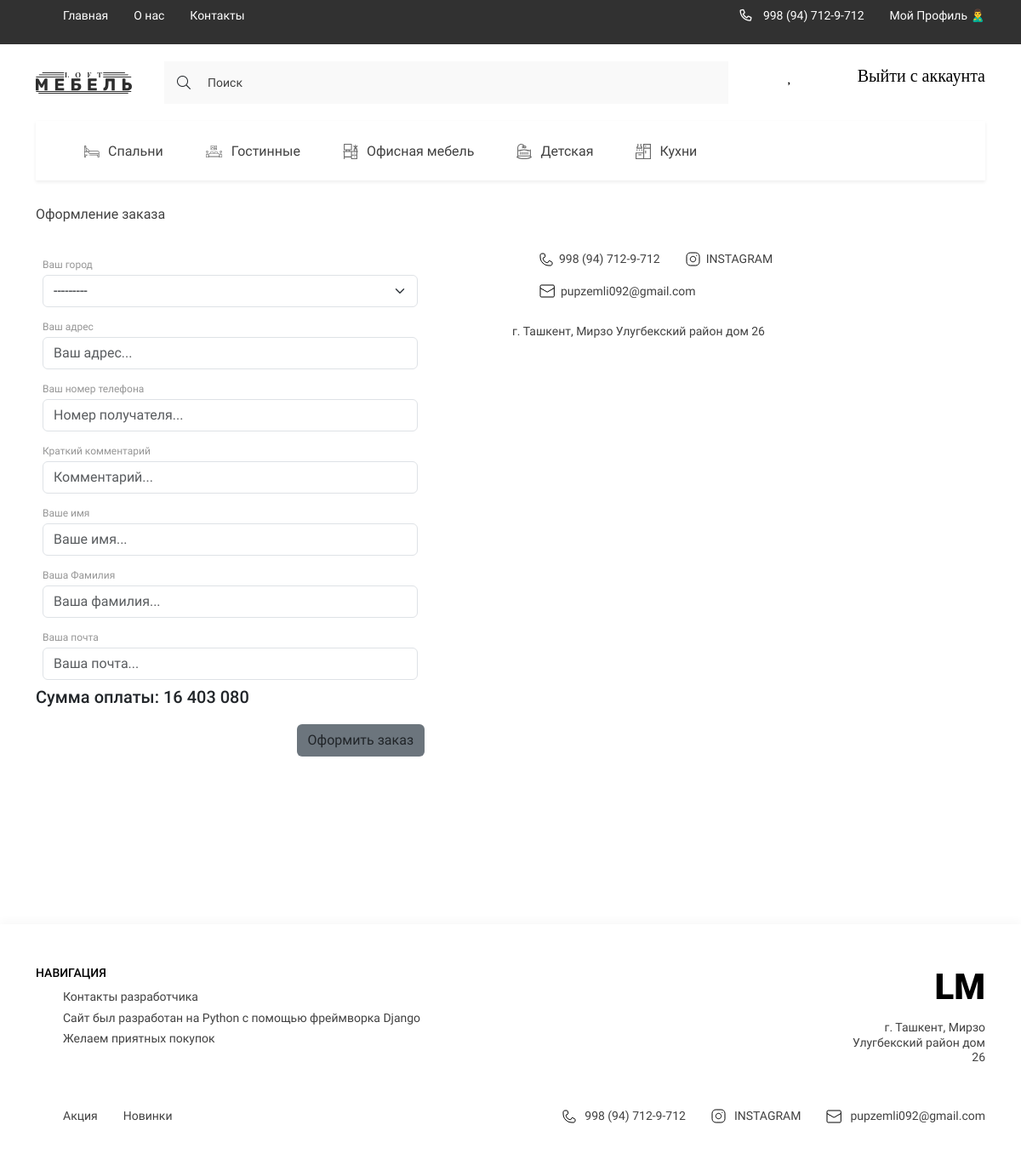
Before: /checkout/ (signed in) with the older database file.
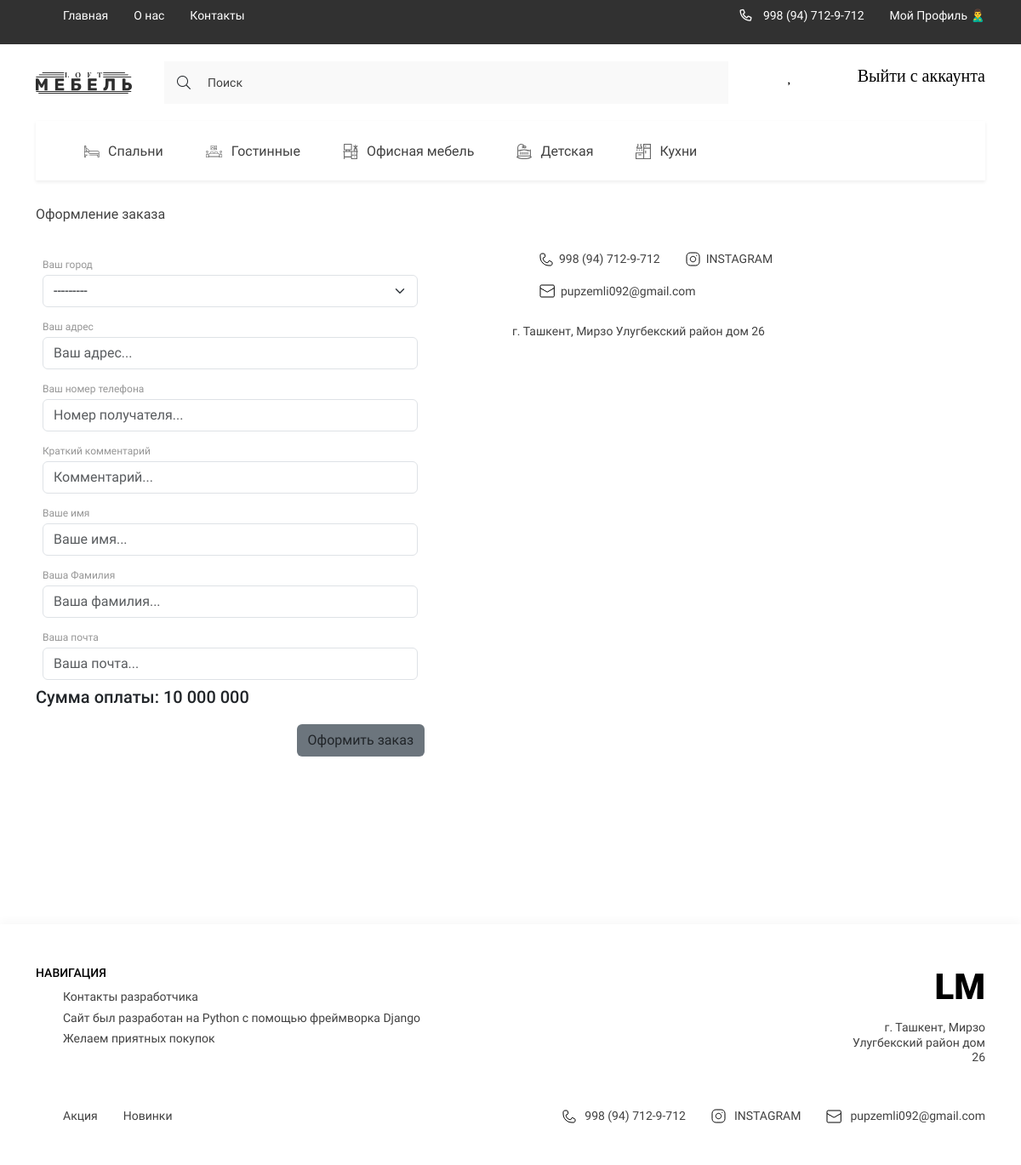
After: the same page with the newer database file.
### digital/models.py (models this page shows, shortened)
class Order(models.Model):
    customer = models.ForeignKey(Customer, on_delete=models.SET_NULL, verbose_name='Покупатель', blank=True, null=True)
    created_at = models.DateTimeField(auto_now_add=True, verbose_name='Дата заказа')
    is_completed = models.BooleanField(default=False)
    shipping = models.BooleanField(default=True, verbose_name='Строка')
    class Meta:
        verbose_name = 'Заказ'
        verbose_name_plural = 'Заказы'
    @property
    def get_cart_total_price(self):
        order_products = self.orderproduct_set.all()
        total_price = sum([product.get_total_price for product in order_products])
        return total_price
    @property
    def get_cart_total_quantity(self):
        order_products = self.orderproduct_set.all()
        total_price = sum([product.quantity for product in order_products])
        return total_price

class OrderProduct(models.Model):
    product = models.ForeignKey(Product, on_delete=models.SET_NULL, null=True)
    order = models.ForeignKey(Order, on_delete=models.SET_NULL, null=True)
    quantity = models.IntegerField(default=0, null=True, blank=True, verbose_name='Кол-во')
    added_at = models.DateTimeField(auto_now_add=True, verbose_name='Дата добавления')
    class Meta:
        verbose_name = 'Заказанный товар'
        verbose_name_plural = 'Заказанный товары'
    @property
    def get_total_price(self):
        total_price = self.product.price * self.quantity
        return total_price

class Product(models.Model):
    title = models.CharField(max_length=250, verbose_name='Название Товара')
    price = models.FloatField(verbose_name='Цена')
    quantity = models.IntegerField(verbose_name='Количество')
    slug = models.SlugField(unique=True, null=True)
    created_at = models.DateTimeField(auto_now_add=True, verbose_name='Дата добавления')
    category = models.ForeignKey(Category, on_delete=models.CASCADE, related_name='products', verbose_name='Категория')
    edited_at = models.DateTimeField(auto_now=True, verbose_name='Дата изменения')
    brand = models.ForeignKey('Brand', on_delete=models.CASCADE, null=True, blank=True)
    color_code = models.TextField(default='#000000', verbose_name='Код цвета', null=True, blank=True)
    color_name = models.TextField(default='Желтый', verbose_name='Цвет', null=True, blank=True)
    description_all = models.TextField(verbose_name='Описание для страницы о товаре', blank=True, null=True)
    class Meta:
        verbose_name = 'Товар'
        verbose_name_plural = 'Товары'

### digital/views.py (the view)
# urls.py: path('checkout/', checkout, name='checkout'),
def checkout(request):
    if request.user.is_authenticated:
        cart_info = get_cart_data(request)
        context = {
            'title': 'Оформить заказ',
            'order': cart_info['order'],
            'items': cart_info['products'],
            'customer_form': CustomerForm(),
            'shipping_form': ShippingForm()
        }
        return render(request, 'digital/checkout.html', context)
    else:
        return redirect('login')

### digital/forms.py
class CustomerForm(forms.ModelForm):
    class Meta:
        model = Customer
        fields = ['first_name', 'last_name', 'email']
        widgets = {
            'first_name': forms.TextInput(attrs={
                'class': 'form-control',
                'placeholder': 'Ваше имя...'
            }),
            'last_name': forms.TextInput(attrs={
                'class': 'form-control',
                'placeholder': 'Ваша фамилия...'
            }),
            'email': forms.EmailInput(attrs={
                'class': 'form-control',
                'placeholder': 'Ваша почта...'
            })
        }

### digital/models.py (called while the page is built)
    def get_absolute_url(self):
        return reverse('category_page', kwargs={'slug': self.slug})

    def get_image_category(self):
        if self.image:
            return self.image.url
        else:
            return '-'

    def __str__(self):
        return self.city_name

### digital/templatetags/digital_tags.py (called while the page is built)
@register.simple_tag()
def get_categories():
    categories = Category.objects.filter(parent=None)
    return categories

@register.simple_tag()
def get_normal_price(price):
    return f'{int(price):_}'.replace('_', ' ')

### digital/templates/digital/checkout.html (shortened to what this page needs)
{% extends 'base.html' %}
{% load static %}
{% load digital_tags %}
{% block main %}
<main class="main">
    <div class="container">
        <section class="contact__section">
            <h1 class="contact__section-title">Оформление заказа</h1>
            <div class="contact__section-content">
                <form action="{% url 'payment' %}" class="contact__section-form" method="post" enctype="multipart/form-data">
                        <div class="input__title p-2">
                            <h2>Ваш город</h2>
                            {{ shipping_form.city }}
                        </div>
                        <div class="input__title p-2">
                            <h2>Ваш адрес</h2>
                            {{ shipping_form.address }}
                        </div>
                        <div class="input__title p-2">
                            <h2>Ваш номер телефона</h2>
                            {{ shipping_form.phone }}
                        </div>
                        <div class="input__title p-2">
                        <h2>Краткий комментарий</h2>
                        {{ shipping_form.comment }}
                        </div>
                        <div class="input__title p-2">
                            <h2>Ваше имя</h2>
                            {{ customer_form.first_name }}
                        </div>
                        <div class="input__title p-2">
                            <h2>Ваша Фамилия</h2>
                            {{ customer_form.last_name }}
                        </div>
                        <div class="input__title p-2">
                            <h2>Ваша почта</h2>
                            {{ customer_form.email }}
                        </div>
                        <div>
                            <h5>Сумма оплаты: {% get_normal_price order.get_cart_total_price %}</h5>
                        </div>
                    <div class="contact__section-btns">
                        <button class="btn btns__send bg-secondary" type="submit">Оформить заказ</button>
                    </div>
                </form>
                <div class="contact__section-list">
                    <ul class="contact__social-list">
                        <li>
                            <a href="tel:998938884468" class="contact__social-links">
                                <img src="{% static 'digital/assets/icons/phone.svg' %}" alt="phone">
                                998 (94) 712-9-712
                            </a>
                        </li>
                        <li>
                            <a href="https://www.instagram.com/saidamir_ikramov24/" target="_blank"
                               class="contact__social-links">
                                <img src="{% static 'digital/assets/icons/inst.svg' %}" alt="insta">
                                INSTAGRAM
                            </a>
                        </li>
                        <li>
                            <a href="mailto:pupzemli092@gmail.com" target="_blank"
                               class="contact__social-links">
                                <img src="{% static 'digital/assets/icons/mail.svg' %}" alt="mail">
                                pupzemli092@gmail.com
                            </a>
                        </li>
                    </ul>
                    <p class="contact__adress">г. Ташкент, Мирзо Улугбекский район дом 26</p>
                </div>
            </div>
        </section>
    </div>
</main>
{% endblock main %}

Changed rows visible on the page:
changed through a linked row, Order: id.quantity "16 403 080" → "10 000 000"
